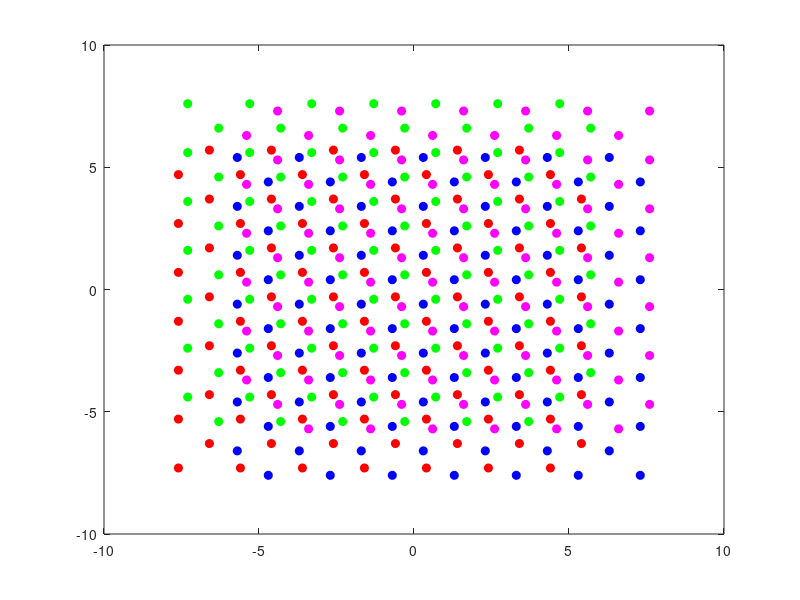

Here is the MATLAB script that generated this plot: (Note: this script raises an error after producing the figure.)
x1=0.6;
x2=0.3;

for n1 = -3:1:3
    for n2 = -3:1:3
        for j = 0:1:1
            plot(-x1-(2*n1+j),-x2-(2*n2+j),'o','MarkerFaceColor','r', 'MarkerEdgeColor', 'r')
            plot(x1+(2*n1+j),x2 + (2*n2+j),'o','MarkerFaceColor','m', 'MarkerEdgeColor', 'm')
            plot(-x2-(2*n1+j),x1+(2*n2+j),'o','MarkerFaceColor','g', 'MarkerEdgeColor', 'g')
            plot(x2+(2*n1+j), -x1-(2*n2+j),'o','MarkerFaceColor','b', 'MarkerEdgeColor', 'b')
            hold on
        end
    end
end

% Plot outline of unfolded cube
yline([-1,0,1,2])
xline([-1,0,1,2])

xlim([-2,2])
ylim([-2,2])
hold off